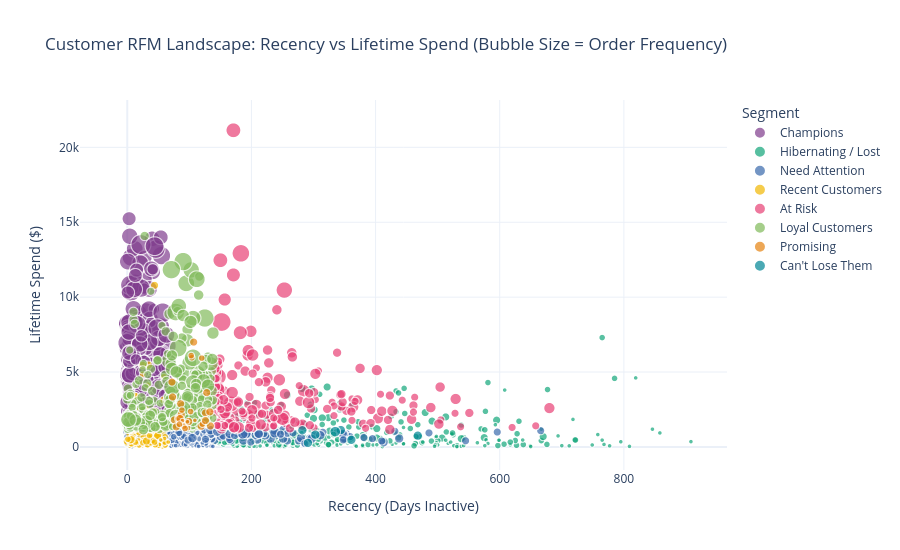

Source (notebook cell):
### Markdown cell above
## 13. Interactive Visualizations (Plotly Analytics)

Interactive 2D bubble matrix illustrating customer distribution across Recency vs. Monetary Value.

### Code cell
sample_rfm = df_rfm.sample(min(1500, len(df_rfm)), random_state=42)
fig_rfm = px.scatter(
    sample_rfm,
    x='recency_days',
    y='monetary_value',
    size='frequency',
    color='rfm_segment',
    hover_name='customer_name',
    labels={'recency_days': 'Recency (Days Inactive)', 'monetary_value': 'Lifetime Spend ($)', 'rfm_segment': 'Segment'},
    title="Customer RFM Landscape: Recency vs Lifetime Spend (Bubble Size = Order Frequency)",
    color_discrete_sequence=px.colors.qualitative.Bold,
    height=550
)
fig_rfm.update_layout(template='plotly_white')
fig_rfm.show()

### Figure 1 — Plotly figure (JSON) as saved in the notebook; plotly's stock layout.template omitted (floating-point values rounded to 4 significant figures; data arrays with more than 128 entries replaced by an {"elided": "..."} marker saying what was removed)
{"data": [{"hovertemplate": "<b>%{hovertext}</b><br><br>Segment=Champions<br>Recency (Days Inactive)=%{x}<br>Lifetime Spend ($)=%{y}<br>frequency=%{marker.size}<extra></extra>", "hovertext": {"elided": "260 str values"}, "legendgroup": "Champions", "marker": {"color": "rgb(127, 60, 141)", "size": {"elided": "260 int values"}, "sizemode": "area", "sizeref": 0.045, "symbol": "circle"}, "mode": "markers", "name": "Champions", "showlegend": true, "type": "scattergl", "x": {"elided": "260 int values"}, "xaxis": "x", "y": {"elided": "260 float values"}, "yaxis": "y"}, {"hovertemplate": "<b>%{hovertext}</b><br><br>Segment=Hibernating / Lost<br>Recency (Days Inactive)=%{x}<br>Lifetime Spend ($)=%{y}<br>frequency=%{marker.size}<extra></extra>", "hovertext": {"elided": "327 str values"}, "legendgroup": "Hibernating / Lost", "marker": {"color": "rgb(17, 165, 121)", "size": {"elided": "327 int values"}, "sizemode": "area", "sizeref": 0.045, "symbol": "circle"}, "mode": "markers", "name": "Hibernating / Lost", "showlegend": true, "type": "scattergl", "x": {"elided": "327 int values"}, "xaxis": "x", "y": {"elided": "327 float values"}, "yaxis": "y"}, {"hovertemplate": "<b>%{hovertext}</b><br><br>Segment=Need Attention<br>Recency (Days Inactive)=%{x}<br>Lifetime Spend ($)=%{y}<br>frequency=%{marker.size}<extra></extra>", "hovertext": {"elided": "251 str values"}, "legendgroup": "Need Attention", "marker": {"color": "rgb(57, 105, 172)", "size": {"elided": "251 int values"}, "sizemode": "area", "sizeref": 0.045, "symbol": "circle"}, "mode": "markers", "name": "Need Attention", "showlegend": true, "type": "scattergl", "x": {"elided": "251 int values"}, "xaxis": "x", "y": {"elided": "251 float values"}, "yaxis": "y"}, {"hovertemplate": "<b>%{hovertext}</b><br><br>Segment=Recent Customers<br>Recency (Days Inactive)=%{x}<br>Lifetime Spend ($)=%{y}<br>frequency=%{marker.size}<extra></extra>", "hovertext": {"elided": "139 str values"}, "legendgroup": "Recent Customers", "marker": {"color": "rgb(242, 183, 1)", "size": {"elided": "139 int values"}, "sizemode": "area", "sizeref": 0.045, "symbol": "circle"}, "mode": "markers", "name": "Recent Customers", "showlegend": true, "type": "scattergl", "x": {"elided": "139 int values"}, "xaxis": "x", "y": {"elided": "139 float values"}, "yaxis": "y"}, {"hovertemplate": "<b>%{hovertext}</b><br><br>Segment=At Risk<br>Recency (Days Inactive)=%{x}<br>Lifetime Spend ($)=%{y}<br>frequency=%{marker.size}<extra></extra>", "hovertext": {"elided": "186 str values"}, "legendgroup": "At Risk", "marker": {"color": "rgb(231, 63, 116)", "size": {"elided": "186 int values"}, "sizemode": "area", "sizeref": 0.045, "symbol": "circle"}, "mode": "markers", "name": "At Risk", "showlegend": true, "type": "scattergl", "x": {"elided": "186 int values"}, "xaxis": "x", "y": {"elided": "186 float values"}, "yaxis": "y"}, {"hovertemplate": "<b>%{hovertext}</b><br><br>Segment=Loyal Customers<br>Recency (Days Inactive)=%{x}<br>Lifetime Spend ($)=%{y}<br>frequency=%{marker.size}<extra></extra>", "hovertext": {"elided": "299 str values"}, "legendgroup": "Loyal Customers", "marker": {"color": "rgb(128, 186, 90)", "size": {"elided": "299 int values"}, "sizemode": "area", "sizeref": 0.045, "symbol": "circle"}, "mode": "markers", "name": "Loyal Customers", "showlegend": true, "type": "scattergl", "x": {"elided": "299 int values"}, "xaxis": "x", "y": {"elided": "299 float values"}, "yaxis": "y"}, {"hovertemplate": "<b>%{hovertext}</b><br><br>Segment=Promising<br>Recency (Days Inactive)=%{x}<br>Lifetime Spend ($)=%{y}<br>frequency=%{marker.size}<extra></extra>", "hovertext": ["Dennis Long", "Austin Clark", "Aaron Simpson", "David Howard", "Judy Watson", "Pamela Gray", "Bradley Hunter", "Brian Torres", "Judith Thomas", "Sean Castro", "Marie Rivera", "George Parker", "Lawrence Moore", "Johnny Russell", "Dennis Olson", "Samantha Myers", "Diana Chen", "Amy Henderson", "Lisa Nguyen", "Douglas Martin", "Rachel Edwards", "Kathryn Foster", "Doris Ross", "Timothy Ross", "Ronald Owens", "Logan Ward", "Patricia Hughes", "Janice Jenkins", "Wayne Cole", "Harold Myers", "Larry Patel"], "legendgroup": "Promising", "marker": {"color": "rgb(230, 131, 16)", "size": [3, 3, 3, 3, 3, 3, 3, 2, 2, 3, 2, 3, 2, 3, 2, 2, 3, 2, 3, 3, 3, 1, 2, 3, 1, 2, 1, 3, 3, 3, 2], "sizemode": "area", "sizeref": 0.045, "symbol": "circle"}, "mode": "markers", "name": "Promising", "showlegend": true, "type": "scattergl", "x": [83, 73, 128, 76, 86, 79, 126, 97, 104, 119, 91, 83, 103, 134, 121, 120, 87, 93, 85, 126, 99, 89, 102, 86, 109, 84, 97, 107, 72, 133, 88], "xaxis": "x", "y": [1957.0, 3331.0, 3625.0, 1806.0, 1808.0, 1341.0, 2271.0, 1267.0, 5954.0, 1379.0, 1389.0, 1879.0, 6099.0, 1403.0, 1523.0, 5929.0, 2169.0, 1231.0, 1894.0, 1761.0, 1696.0, 1755.0, 2359.0, 2879.0, 1769.0, 1513.0, 1679.0, 6997.0, 4329.0, 2340.0, 2463.0], "yaxis": "y"}, {"hovertemplate": "<b>%{hovertext}</b><br><br>Segment=Can't Lose Them<br>Recency (Days Inactive)=%{x}<br>Lifetime Spend ($)=%{y}<br>frequency=%{marker.size}<extra></extra>", "hovertext": ["Stephen Crawford", "Amber Snyder", "Douglas Graham", "Marie Graham", "Zachary Ramos", "Nathan Morris", "Samuel Gibson"], "legendgroup": "Can't Lose Them", "marker": {"color": "rgb(0, 134, 149)", "size": [4, 4, 4, 4, 4, 4, 5], "sizemode": "area", "sizeref": 0.045, "symbol": "circle"}, "mode": "markers", "name": "Can't Lose Them", "showlegend": true, "type": "scattergl", "x": [344, 291, 303, 282, 361, 468, 335], "xaxis": "x", "y": [1127.0, 269.1, 819.1, 1112.0, 471.3, 751.5, 1019.0], "yaxis": "y"}], "layout": {"height": 550, "legend": {"itemsizing": "constant", "title": {"text": "Segment"}, "tracegroupgap": 0}, "title": {"text": "Customer RFM Landscape: Recency vs Lifetime Spend (Bubble Size = Order Frequency)"}, "xaxis": {"anchor": "y", "domain": [0.0, 1.0], "title": {"text": "Recency (Days Inactive)"}}, "yaxis": {"anchor": "x", "domain": [0.0, 1.0], "title": {"text": "Lifetime Spend ($)"}}}}
